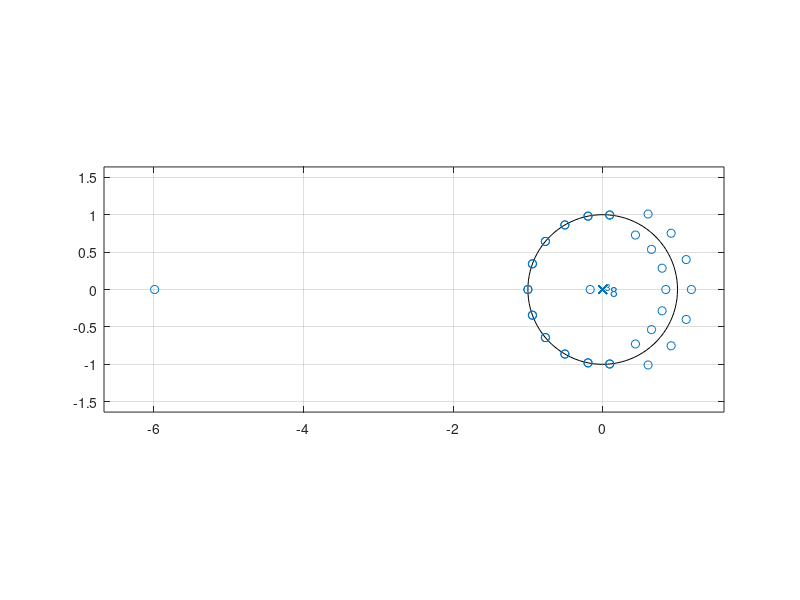
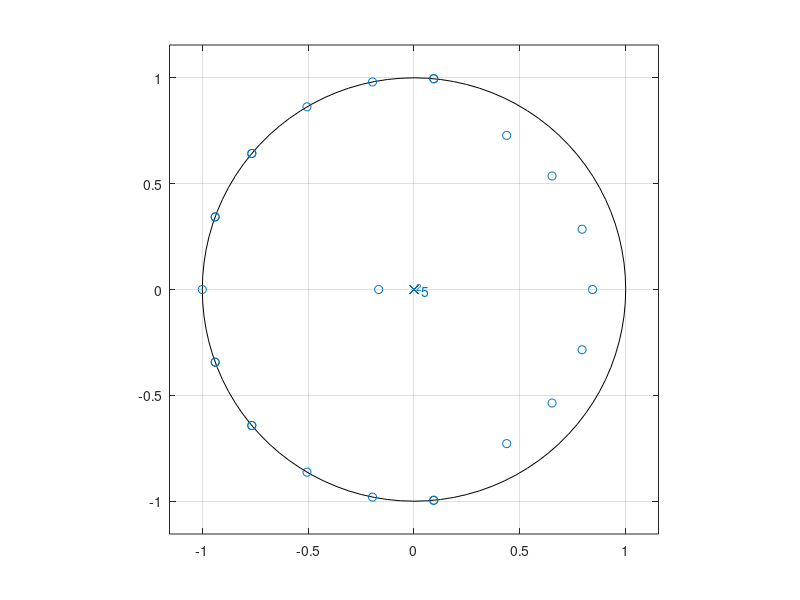
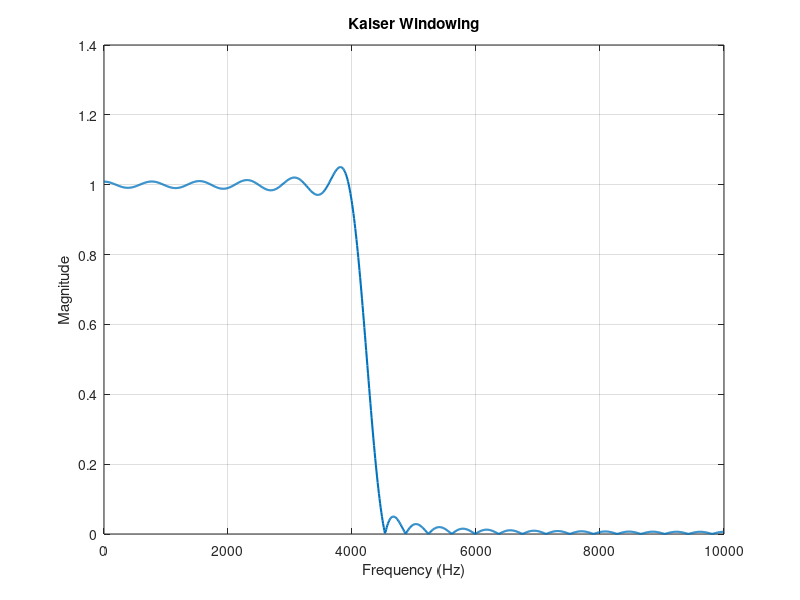
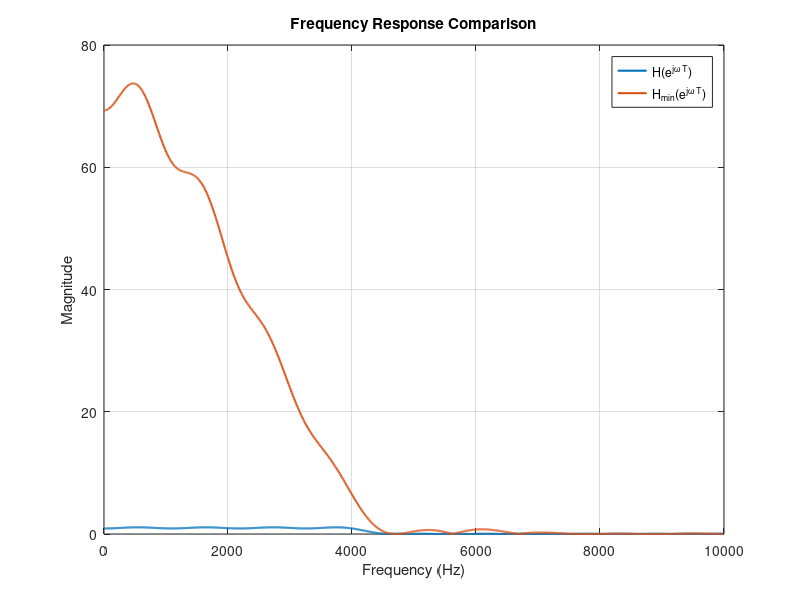

The MATLAB script that drew these images, in order:
fsamp = 20000;
fcuts = [4000 4500];
mags = [1 0]; 
devs = [0.1 0.05];

%% Kaiser Design
[n1,Wn,beta,ftype] = kaiserord(fcuts,mags,devs,fsamp);
n1 = n1 + rem(n1,2);
hh = fir1(n1,Wn,ftype,kaiser(n1+1,beta),"noscale");
fprintf('Kaiser Order %d\n', n1);

[H1,f] = freqz(hh,1,1024,fsamp);

%% Step 1: Parks-McClellan Design
[n2,fo,ao,w] = firpmord(fcuts,mags,devs,fsamp);
n2 = n2 + rem(n2,2);
b = firpm(n2,fo,ao,w);
fprintf('Parks-McClellan Order %d\n', n2);

[H2,f] = freqz(b,1,1024,fsamp);
%disp(H2);
Hmag = abs(H2);

% Passband indices
pb = f <= 4000;

% Stopband indices
sb = f >= 4500;

% Step 2: Actual ripples stop and pass band
delta_p_actual = max(abs(Hmag(pb) - 1));
delta_s_actual = max(Hmag(sb));

% Step 3: Add the stopband delta to h[n] at the center tap (time domain)
M = n2;
center = M/2 + 1;
b_new = b;
b_new(center) = b_new(center) + delta_s_actual;

% Plot original zeros vs modified for min phase
tol = 1e-8;
z = roots(b_new); %plot with x's
r = abs(z);
figure
zplane(b_new, 1);
% Step 4 and 5: Only keep roots inside and on unit circle, Remove half of the zeros on the unit circle 
z = z(r - 1 < tol);
disp(z);
z([12 13]) = []; %we can take out either of the pairs on the UC, TODO - cant be manual
r = abs(z);

% Recreate the coefficients using the poly function
b_temp = poly(z);
figure
zplane(b_temp, 1);
[H2_new,f] = freqz(b_temp,1,1024,fsamp);
Hmag_new = abs(H2_new);
fprintf('Actual passband ripple (before) = %f\n', delta_p_actual);
fprintf('Actual stopband ripple (before) = %f\n', delta_s_actual);

delta_p_after = max(abs(Hmag_new(pb) - 1));
delta_s_after = max(Hmag_new(sb));

fprintf('Actual passband ripple (after)  = %f\n', delta_p_after);
fprintf('Actual stopband ripple (after)  = %f\n', delta_s_after);
%% Plot Only Kaiser Windowing
figure
plot(f,abs(H1),'LineWidth',1.5)
grid on
xlabel('Frequency (Hz)')
ylabel('Magnitude')
title('Kaiser Windowing')
%% Plot Both
figure
plot(f,abs(H2),'LineWidth',1.5)
hold on
plot(f,abs(H2_new),'LineWidth',1.5)
grid on
xlabel('Frequency (Hz)')
ylabel('Magnitude')
legend('H(e^{j\omega T})','H_{min}(e^{j\omega T})')
title('Frequency Response Comparison')
